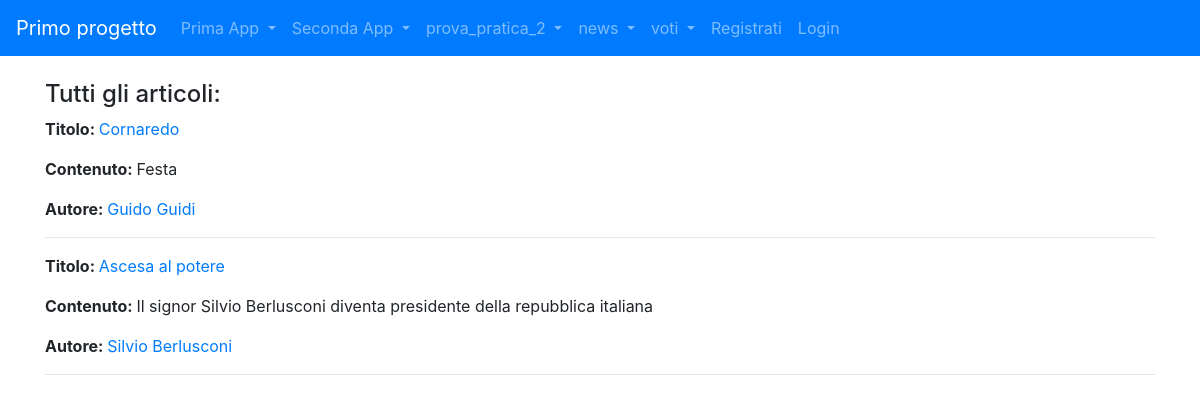
Page /news/lista_articolo/ on the committed database.
### news/models.py (models this page shows, shortened)
class Articolo (models.Model):
    titolo = models.CharField(max_length=20)
    contenuto = models.TextField()
    giornalista= models.ForeignKey(Giornalista,on_delete=models.CASCADE, related_name = "articoli")
    data = models.DateField(blank=True)
    visualizzazioni = models.IntegerField(default=0,blank=True)
    class Meta:
        verbose_name= "Articolo"
        verbose_name_plural = "Articoli"

class Giornalista (models.Model):
    nome = models.CharField(max_length=20)
    cognome = models.CharField(max_length=20)
    anno_di_nascita = models.DateField(blank=True)
    def __str__(self):
        return self.nome +" " +self.cognome
    class Meta:
        verbose_name = "Giornalista"
        verbose_name_plural = "Giornalisti"

### news/views.py (the view)
# urls.py: path("lista_articolo/", listaArticoli, name="lista_articolo"),
def listaArticoli(request,pk=None):
    if pk == None:
        articoli = Articolo.objects.all()
        giornalisti = False
    else:
        articoli = Articolo.objects.filter(giornalista_id=pk)
        giornalisti = True
    context ={
    "articoli" : articoli,
    "giornalisti" : giornalisti
    }
    return render(request, "news/lista_articoli.html",context)

### news/templates/news/lista_articoli.html (shortened to what this page needs)
{%extends 'base.html'%}
    {%block content%}
        {%if giornalista %}
            <h4>Articoli di un giornalista: </h4>
        {% else %}
        <h4>Tutti gli articoli:</h4>
        {% endif %}
        {% for articolo in articoli %}
            <p><strong>Titolo: </strong><a href="/news/articolo/{{articolo.id}}">{{articolo.titolo}}</a></p>
            <p><strong>Contenuto: </strong>{{ articolo.contenuto }}</p>
            <p><strong>Autore: </strong><a href={%url 'news:giornalista_detail' articolo.giornalista.id%}>{{articolo.giornalista}}</a></p>
            <hr>
        {% empty %}
            <h4>Non ci sono articoli per questo giornalista</h4>
        {% endfor %}
    {%endblock content%}

### rows in the picture
Articolo: titolo "Cornaredo", contenuto "Festa", giornalista "Guido Guidi"
Articolo: titolo "Ascesa al potere", contenuto "Il signor Silvio Berlusconi diventa presidente della repubblica italiana", giornalista "Silvio Berlusconi"
